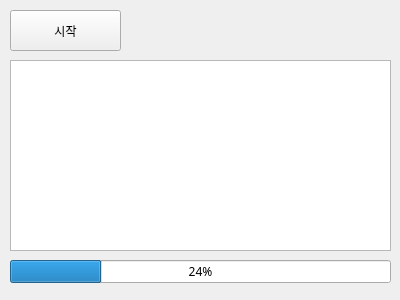
<?xml version="1.0" encoding="UTF-8"?>
<ui version="4.0">
 <class>Form</class>
 <widget class="QWidget" name="Form">
  <property name="geometry">
   <rect>
    <x>0</x>
    <y>0</y>
    <width>400</width>
    <height>300</height>
   </rect>
  </property>
  <property name="maximumSize">
   <size>
    <width>400</width>
    <height>300</height>
   </size>
  </property>
  <property name="font">
   <font>
    <family>맑은 고딕</family>
   </font>
  </property>
  <property name="windowTitle">
   <string>Form</string>
  </property>
  <widget class="QPushButton" name="btnStart">
   <property name="geometry">
    <rect>
     <x>10</x>
     <y>10</y>
     <width>111</width>
     <height>41</height>
    </rect>
   </property>
   <property name="text">
    <string>시작</string>
   </property>
  </widget>
  <widget class="QTextBrowser" name="txbLog">
   <property name="geometry">
    <rect>
     <x>10</x>
     <y>60</y>
     <width>381</width>
     <height>191</height>
    </rect>
   </property>
  </widget>
  <widget class="QProgressBar" name="pgbTask">
   <property name="geometry">
    <rect>
     <x>10</x>
     <y>260</y>
     <width>381</width>
     <height>23</height>
    </rect>
   </property>
   <property name="value">
    <number>24</number>
   </property>
  </widget>
 </widget>
 <resources/>
 <connections/>
</ui>
